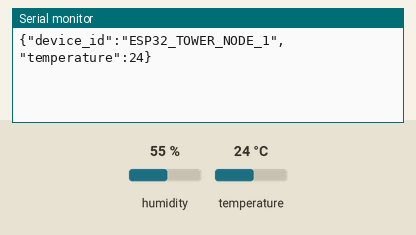
The program below on a simulated ESP32. Parts: the last lines printed to the serial monitor. Inputs (shaded band) come from the test bench; at power-on: temperature 24 °C, humidity 55 %.

Above: at 2.2 s.
2.3 s: temperature set to 12 °C
At 4.7 s:
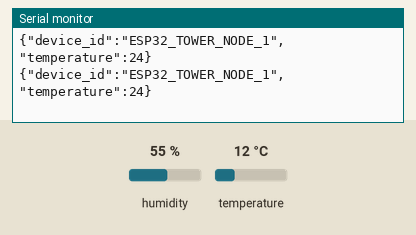
7.4 s: temperature set to 19 °C
At 9.0 s:
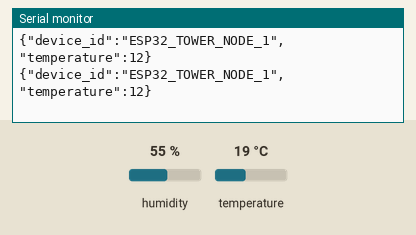
Timing chart, 0 to 10.5 s (numbered marks = the images above; inputs shaded):
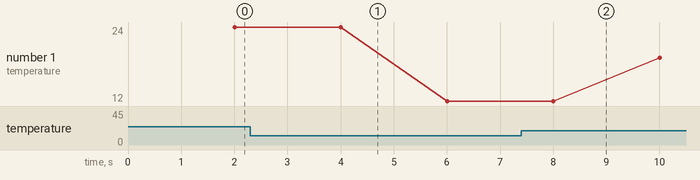

Measured:
- plotted number 1: 24 → 12 after the input at 2.3 s, 12 → 19 after the input at 7.4 s

The program:

main.cpp
```cpp
/*
 * Intelligent Telecom Tower Monitoring System - ESP32 USB Serial Firmware (PlatformIO)
 * Target Microcontroller: ESP32 DevKit V1
 * Sensor: DHT22 (Temperature & Humidity Sensor on GPIO 4)
 * Framework: Arduino (PlatformIO Core CLI)
 *
 * Hardware Pin Connections:
 * - DHT22 Data Pin  -> GPIO 4 (10k resistor to 3.3V required if 4-pin module)
 * - DHT22 VCC       -> 3.3V
 * - DHT22 GND       -> GND
 * - USB Cable       -> Connected to Laptop COM Port
 *
 * Serial Output Format (JSON line every 2 seconds at 115200 Baud):
 * {"device_id":"ESP32_TOWER_NODE_1","temperature":28.6}
 */

#include <Arduino.h>
#include <DHT.h>
#include <ArduinoJson.h>

// ================= CONFIGURATION =================
#define DEVICE_ID        "ESP32_TOWER_NODE_1"
#define DHTPIN           4
#define DHTTYPE          DHT22
#define BAUD_RATE        115200
#define READ_INTERVAL_MS 2000
// =================================================

DHT dht(DHTPIN, DHTTYPE);
unsigned long lastReadTime = 0;

void setup() {
    Serial.begin(BAUD_RATE);
    delay(1000);

    // Initialize DHT22 temperature sensor
    dht.begin();
}

void loop() {
    unsigned long currentMillis = millis();

    if (currentMillis - lastReadTime >= READ_INTERVAL_MS) {
        lastReadTime = currentMillis;

        float temp_c = dht.readTemperature();

        StaticJsonDocument<128> doc;
        doc["device_id"] = DEVICE_ID;

        // Validate temperature range
        if (!isnan(temp_c) && temp_c >= -20.0 && temp_c <= 100.0) {
            doc["temperature"] = round(temp_c * 10.0) / 10.0;
        } else {
            doc["temperature"] = nullptr;
        }

        String jsonOutput;
        serializeJson(doc, jsonOutput);

        // Send JSON line over USB Serial
        Serial.println(jsonOutput);
    }
}
```
